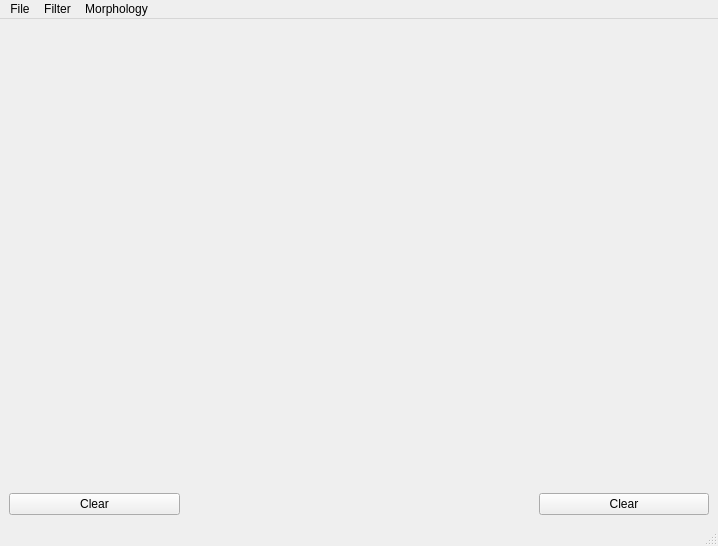
<?xml version="1.0" encoding="UTF-8"?>
<ui version="4.0">
 <class>MainWindow</class>
 <widget class="QMainWindow" name="MainWindow">
  <property name="geometry">
   <rect>
    <x>0</x>
    <y>0</y>
    <width>718</width>
    <height>546</height>
   </rect>
  </property>
  <property name="windowTitle">
   <string>MainWindow</string>
  </property>
  <widget class="QWidget" name="centralwidget">
   <layout class="QGridLayout" name="gridLayout">
    <item row="0" column="0" colspan="2">
     <widget class="QLabel" name="LabelImage">
      <property name="text">
       <string/>
      </property>
     </widget>
    </item>
    <item row="0" column="2" colspan="2">
     <widget class="QLabel" name="LabelImage_2">
      <property name="text">
       <string/>
      </property>
     </widget>
    </item>
    <item row="1" column="3">
     <widget class="QPushButton" name="pushButton">
      <property name="text">
       <string>Clear</string>
      </property>
     </widget>
    </item>
    <item row="1" column="0">
     <widget class="QPushButton" name="ClearButton">
      <property name="enabled">
       <bool>true</bool>
      </property>
      <property name="text">
       <string>Clear</string>
      </property>
     </widget>
    </item>
   </layout>
  </widget>
  <widget class="QMenuBar" name="menubar">
   <property name="geometry">
    <rect>
     <x>0</x>
     <y>0</y>
     <width>718</width>
     <height>26</height>
    </rect>
   </property>
   <widget class="QMenu" name="menu">
    <property name="title">
     <string>File</string>
    </property>
    <addaction name="actionopen"/>
    <addaction name="actionsave"/>
   </widget>
   <widget class="QMenu" name="menu_2">
    <property name="title">
     <string>Filter</string>
    </property>
    <addaction name="actionMean"/>
    <addaction name="actionMedian"/>
    <addaction name="actionGaussianBlur"/>
    <addaction name="separator"/>
    <addaction name="actionLaplace"/>
    <addaction name="actionScharr"/>
    <addaction name="actionSobel"/>
    <addaction name="actionCanny"/>
   </widget>
   <widget class="QMenu" name="menumorphology">
    <property name="title">
     <string>Morphology</string>
    </property>
    <addaction name="actionDilate"/>
    <addaction name="actionErosion"/>
    <addaction name="separator"/>
    <addaction name="actionClose_operation"/>
    <addaction name="actionOpen_operation"/>
   </widget>
   <addaction name="menu"/>
   <addaction name="menu_2"/>
   <addaction name="menumorphology"/>
  </widget>
  <widget class="QStatusBar" name="statusbar"/>
  <action name="actionopen">
   <property name="checkable">
    <bool>true</bool>
   </property>
   <property name="text">
    <string>open</string>
   </property>
  </action>
  <action name="actionsave">
   <property name="checkable">
    <bool>true</bool>
   </property>
   <property name="text">
    <string>save</string>
   </property>
  </action>
  <action name="actionMean">
   <property name="text">
    <string>Mean</string>
   </property>
  </action>
  <action name="actionMedian">
   <property name="text">
    <string>Median</string>
   </property>
  </action>
  <action name="actionGaussianBlur">
   <property name="text">
    <string>GaussianBlur</string>
   </property>
  </action>
  <action name="actionLaplace">
   <property name="text">
    <string>Laplace</string>
   </property>
  </action>
  <action name="actionScharr">
   <property name="text">
    <string>Scharr</string>
   </property>
  </action>
  <action name="actionSobel">
   <property name="text">
    <string>Sobel</string>
   </property>
  </action>
  <action name="actionCanny">
   <property name="text">
    <string>Canny</string>
   </property>
  </action>
  <action name="actionDilate">
   <property name="text">
    <string>Dilate</string>
   </property>
  </action>
  <action name="actionErosion">
   <property name="text">
    <string>Erosion</string>
   </property>
  </action>
  <action name="actionClose_operation">
   <property name="text">
    <string>Close operation</string>
   </property>
  </action>
  <action name="actionOpen_operation">
   <property name="text">
    <string>Open operation</string>
   </property>
  </action>
 </widget>
 <resources/>
 <connections>
  <connection>
   <sender>ClearButton</sender>
   <signal>clicked()</signal>
   <receiver>LabelImage</receiver>
   <slot>clear()</slot>
   <hints>
    <hint type="sourcelabel">
     <x>134</x>
     <y>663</y>
    </hint>
    <hint type="destinationlabel">
     <x>301</x>
     <y>171</y>
    </hint>
   </hints>
  </connection>
  <connection>
   <sender>pushButton</sender>
   <signal>clicked()</signal>
   <receiver>LabelImage_2</receiver>
   <slot>clear()</slot>
   <hints>
    <hint type="sourcelabel">
     <x>797</x>
     <y>653</y>
    </hint>
    <hint type="destinationlabel">
     <x>828</x>
     <y>505</y>
    </hint>
   </hints>
  </connection>
 </connections>
</ui>
